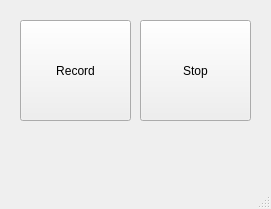
<?xml version="1.0" encoding="UTF-8"?>
<ui version="4.0">
 <class>MainWindow</class>
 <widget class="QMainWindow" name="MainWindow">
  <property name="geometry">
   <rect>
    <x>0</x>
    <y>0</y>
    <width>271</width>
    <height>209</height>
   </rect>
  </property>
  <property name="windowTitle">
   <string>MainWindow</string>
  </property>
  <widget class="QWidget" name="centralwidget">
   <widget class="QPushButton" name="btn_record_start">
    <property name="geometry">
     <rect>
      <x>20</x>
      <y>20</y>
      <width>111</width>
      <height>101</height>
     </rect>
    </property>
    <property name="text">
     <string>Record</string>
    </property>
   </widget>
   <widget class="QPushButton" name="btn_record_stop">
    <property name="geometry">
     <rect>
      <x>140</x>
      <y>20</y>
      <width>111</width>
      <height>101</height>
     </rect>
    </property>
    <property name="text">
     <string>Stop</string>
    </property>
   </widget>
  </widget>
  <widget class="QMenuBar" name="menubar">
   <property name="geometry">
    <rect>
     <x>0</x>
     <y>0</y>
     <width>271</width>
     <height>23</height>
    </rect>
   </property>
  </widget>
  <widget class="QStatusBar" name="statusbar"/>
 </widget>
 <resources/>
 <connections/>
</ui>
